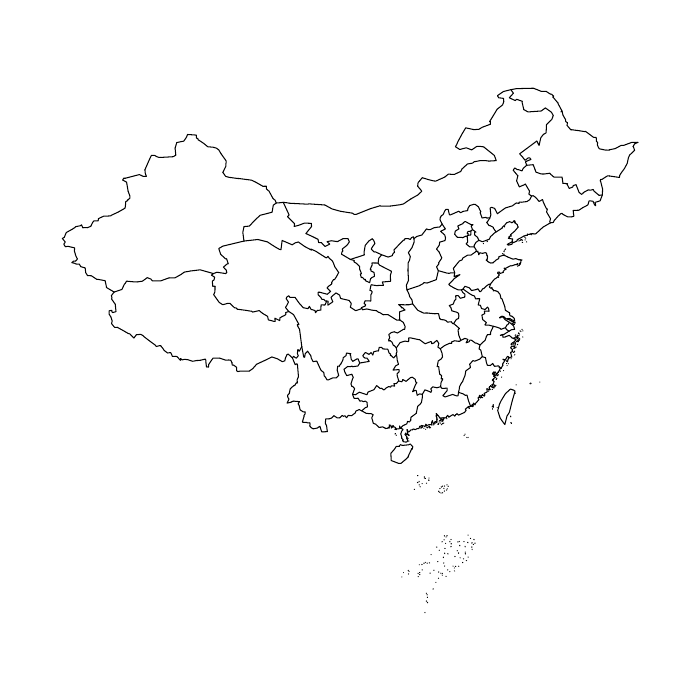

Recreate this plot in R.
# 1.下载中国地图GIS数据，并保存进入工作目录

# 2.安装相关扩展包
# install.packages()
# 加载所需扩展包
# library()

# 画一下全国范围的区域，可以用如下代码：
pdf("1.pdf")
library("maps")
library("mapdata")
mydat <- readShapePoly("bou2_4p.shp")
plot(mydat)
dev.off()